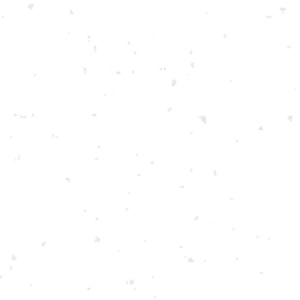
Frame 1 (no input)
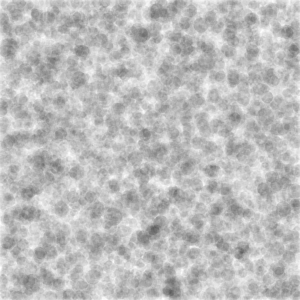
Frame 60 (the mouse pressed at the canvas centre just before this capture)
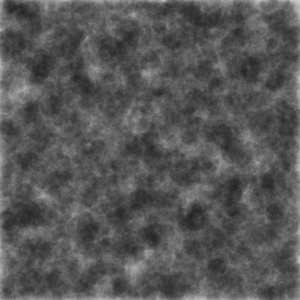
Frame 120 (the mouse held since frame 60 and released just before this capture)

The Processing sketch that drew these frames (run headless with seeded random() and noise(); from frame 60 on, the mouse is pressed at the canvas centre):

// Processing sketch: sketch_269
// ── sketch_269.pde
// generative art 7.1.1

Cell[][] cellArray;
int cellSize = 2;
int numX, numY;

void setup() {
  size(300, 300);
  numX = floor(width/cellSize);
  numY = floor(height/cellSize);
  noStroke();
  restart();
}

void restart() {
  cellArray = new Cell[numX][numY];
  for (int x = 0; x < numX; x += 1) {
    for (int y = 0; y < numY; y += 1) {
      Cell newCell = new Cell(x, y);
      cellArray[x][y] = newCell;
    }
  }


  for (int x = 0; x < numX; x++) {
    for (int y = 0; y < numY; y++) {
      int above = y-1;
      int below = y+1;
      int left = x-1;
      int right = x+1;

      if (above < 0) {
        above = numY-1;
      }
      if (below == numY) {
        below = 0;
      }
      if (left < 0) {
        left = numX-1;
      }
      if (right == numX) {
        right = 0;
      }

      cellArray[x][y].addNeighbor(cellArray[left][above]);
      cellArray[x][y].addNeighbor(cellArray[left][y]);
      cellArray[x][y].addNeighbor(cellArray[left][below]);
      cellArray[x][y].addNeighbor(cellArray[x][below]);
      cellArray[x][y].addNeighbor(cellArray[right][below]);
      cellArray[x][y].addNeighbor(cellArray[right][y]);
      cellArray[x][y].addNeighbor(cellArray[right][above]);
      cellArray[x][y].addNeighbor(cellArray[x][above]);
    }
  }
}

void draw() {
  background(255);

  for (int x = 0; x < numX; x++) {
    for (int y = 0; y < numY; y++) {
      cellArray[x][y].calcNextState();
    }
  }

  translate(cellSize/2, cellSize/2);

  for (int x = 0; x < numX; x++) {
    for (int y = 0; y < numY; y++) {
      cellArray[x][y].drawMe();
    }
  }
}
// ── Cell.pde
class Cell {
  float x, y;
  float size;

  float t = 0;
  int liveCount;

  int state;
  int nextState;
  
  float animate = 3;


  Cell[] neighbors;

  Cell(float ex, float why) {
    x = ex*cellSize;
    y = why*cellSize;
    int init = round(random(10));
    //if (init < 10) {
    nextState = init;
    //} else {
    //  nextState = 2;
    //}
    state = nextState;
    neighbors = new Cell[0];
  }

  void addNeighbor(Cell cell) {
    neighbors = (Cell[])append(neighbors, cell);
  }

  void calcNextState() {
    liveCount = 0;
    if (state == 1) { 
      liveCount++;
    }
    for (int i=0; i < neighbors.length; i++) {
      if (neighbors[i].state == 1) {
        liveCount++;
      }
    }
    if (liveCount >= state) {
      nextState = state + liveCount;
    } else if (liveCount < state) {
      nextState = state - liveCount;
    }

    size += (nextState-state)/4;
  }

  void drawMe() {

    rectMode(CENTER);
    state = nextState;
    noStroke();
    if (state == 0) {
      fill(255);
    } else {
      fill(0, map(state, 0, 100,0,255));
    }
    
    ellipse(x, y, size*animate, size*animate);
    //animate ++;
  }
}
